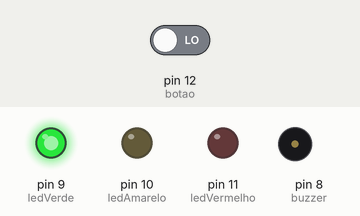
This sketch was run on a simulated Arduino Uno, built with avr-gcc and run on an emulated ATmega328P. Shown: output pins drawn as LEDs (lit = HIGH), buzzer (waves = sounding, pin HIGH). Inputs (shaded band) come from the test bench; at power-on: pin 12 (botao) LOW.

Above: at 12.8 s.
12.9 s: pin 12 (botao) driven HIGH
At 16.0 s:
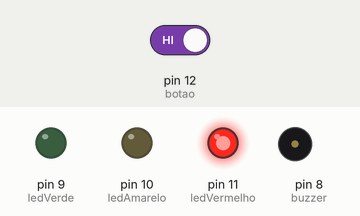
At 24.5 s:
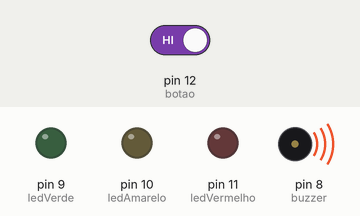
24.8 s: pin 12 (botao) driven LOW
At 28.7 s:
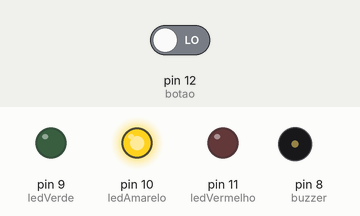
Timing chart, 0 to 36.5 s (numbered marks = the images above; inputs shaded):
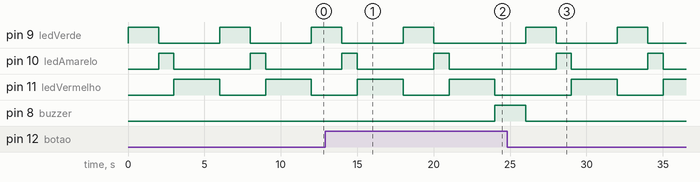

Measured:
- after the input at 12.9 s, pin 9 (ledVerde): goes on until 20.0 s, then stays LOW; pin 8 (buzzer): LOW → HIGH after 11.1 s
- after the input at 24.8 s, pin 9 (ledVerde): LOW → HIGH after 7.2 s, → LOW 2.0 s later; pin 10 (ledAmarelo): LOW → HIGH after 9.2 s, → LOW 1.0 s later; pin 8 (buzzer): goes on until 26.0 s, then stays LOW
- by itself, pin 9 (ledVerde): alternates HIGH for 2.0 s and LOW for 4.0 s
- by itself, pin 10 (ledAmarelo): alternates HIGH for 1.0 s and LOW for 5.0 s
- by itself, pin 11 (ledVermelho): alternates HIGH for 3.0 s and LOW for 3.0 s

The sketch:

projeto-002.ino
```cpp
int botao = 12;
int ledVermelho = 11;
int ledAmarelo = 10;
int ledVerde = 9;
int buzzer = 8;
boolean parada = false;

void setup() {
  pinMode(botao, INPUT);
  pinMode(ledVermelho, OUTPUT);
  pinMode(ledAmarelo, OUTPUT);
  pinMode(ledVerde, OUTPUT);
  pinMode(buzzer, OUTPUT);
}

void loop() {
  if(digitalRead(botao) == HIGH){
    delay(10);
    if(digitalRead(botao) == HIGH){
      parada = true;
    }
  }

  digitalWrite(ledVerde, HIGH);
  delay(2000);
  digitalWrite(ledVerde, LOW);
  digitalWrite(ledAmarelo, HIGH);
  delay(1000);
  digitalWrite(ledAmarelo, LOW);
  digitalWrite(ledVermelho, HIGH);
  delay(3000);
  digitalWrite(ledVermelho, LOW);

  if(parada){
    parada = false;
    digitalWrite(ledVermelho, LOW);
    digitalWrite(ledVerde, LOW);
    digitalWrite(ledAmarelo, LOW);
    digitalWrite(buzzer, HIGH);
    delay(2000);
    digitalWrite(buzzer, LOW);
  }
}
```
